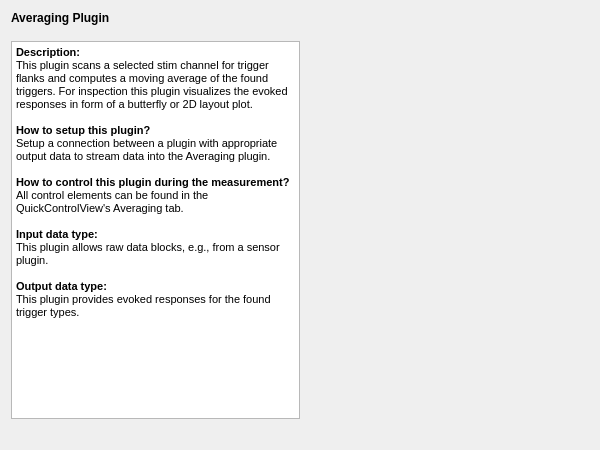
<?xml version="1.0" encoding="UTF-8"?>
<ui version="4.0">
 <class>AveragingSetupWidgetClass</class>
 <widget class="QWidget" name="AveragingSetupWidgetClass">
  <property name="geometry">
   <rect>
    <x>0</x>
    <y>0</y>
    <width>600</width>
    <height>450</height>
   </rect>
  </property>
  <property name="windowTitle">
   <string>DummySetupWidget</string>
  </property>
  <layout class="QVBoxLayout" name="verticalLayout">
   <item>
    <widget class="QLabel" name="label">
     <property name="font">
      <font>
       <weight>75</weight>
       <bold>true</bold>
      </font>
     </property>
     <property name="text">
      <string>Averaging Plugin</string>
     </property>
    </widget>
   </item>
   <item>
    <spacer name="verticalSpacer">
     <property name="orientation">
      <enum>Qt::Vertical</enum>
     </property>
     <property name="sizeType">
      <enum>QSizePolicy::Fixed</enum>
     </property>
     <property name="sizeHint" stdset="0">
      <size>
       <width>20</width>
       <height>10</height>
      </size>
     </property>
    </spacer>
   </item>
   <item>
    <layout class="QGridLayout" name="m_qGridLayout_main">
     <item row="0" column="1">
      <spacer name="horizontalSpacer">
       <property name="orientation">
        <enum>Qt::Horizontal</enum>
       </property>
       <property name="sizeHint" stdset="0">
        <size>
         <width>40</width>
         <height>20</height>
        </size>
       </property>
      </spacer>
     </item>
     <item row="1" column="0">
      <spacer name="m_qHorizontalSpacer_About">
       <property name="orientation">
        <enum>Qt::Horizontal</enum>
       </property>
       <property name="sizeHint" stdset="0">
        <size>
         <width>40</width>
         <height>20</height>
        </size>
       </property>
      </spacer>
     </item>
     <item row="0" column="0">
      <widget class="QTextBrowser" name="textBrowser">
       <property name="html">
        <string>&lt;!DOCTYPE HTML PUBLIC &quot;-//W3C//DTD HTML 4.0//EN&quot; &quot;http://www.w3.org/TR/REC-html40/strict.dtd&quot;&gt;
&lt;html&gt;&lt;head&gt;&lt;meta name=&quot;qrichtext&quot; content=&quot;1&quot; /&gt;&lt;style type=&quot;text/css&quot;&gt;
p, li { white-space: pre-wrap; }
&lt;/style&gt;&lt;/head&gt;&lt;body style=&quot; font-family:'MS Shell Dlg 2'; font-size:8.25pt; font-weight:400; font-style:normal;&quot;&gt;
&lt;p style=&quot; margin-top:0px; margin-bottom:0px; margin-left:0px; margin-right:0px; -qt-block-indent:0; text-indent:0px;&quot;&gt;&lt;span style=&quot; font-weight:600;&quot;&gt;Description:&lt;/span&gt;&lt;/p&gt;
&lt;p style=&quot; margin-top:0px; margin-bottom:0px; margin-left:0px; margin-right:0px; -qt-block-indent:0; text-indent:0px;&quot;&gt;This plugin scans a selected stim channel for trigger flanks and computes a moving average of the found triggers. For inspection this plugin visualizes the evoked responses in form of a butterfly or 2D layout plot.&lt;/p&gt;
&lt;p style=&quot;-qt-paragraph-type:empty; margin-top:0px; margin-bottom:0px; margin-left:0px; margin-right:0px; -qt-block-indent:0; text-indent:0px;&quot;&gt;&lt;br /&gt;&lt;/p&gt;
&lt;p style=&quot; margin-top:0px; margin-bottom:0px; margin-left:0px; margin-right:0px; -qt-block-indent:0; text-indent:0px;&quot;&gt;&lt;span style=&quot; font-weight:600;&quot;&gt;How to setup this plugin?&lt;/span&gt;&lt;/p&gt;
&lt;p style=&quot; margin-top:0px; margin-bottom:0px; margin-left:0px; margin-right:0px; -qt-block-indent:0; text-indent:0px;&quot;&gt;Setup a connection between a plugin with appropriate output data to stream data into the Averaging plugin.&lt;/p&gt;
&lt;p style=&quot;-qt-paragraph-type:empty; margin-top:0px; margin-bottom:0px; margin-left:0px; margin-right:0px; -qt-block-indent:0; text-indent:0px;&quot;&gt;&lt;br /&gt;&lt;/p&gt;
&lt;p style=&quot; margin-top:0px; margin-bottom:0px; margin-left:0px; margin-right:0px; -qt-block-indent:0; text-indent:0px;&quot;&gt;&lt;span style=&quot; font-weight:600;&quot;&gt;How to control this plugin during the measurement?&lt;/span&gt;&lt;/p&gt;
&lt;p style=&quot; margin-top:0px; margin-bottom:0px; margin-left:0px; margin-right:0px; -qt-block-indent:0; text-indent:0px;&quot;&gt;All control elements can be found in the QuickControlView's Averaging tab.&lt;/p&gt;
&lt;p style=&quot;-qt-paragraph-type:empty; margin-top:0px; margin-bottom:0px; margin-left:0px; margin-right:0px; -qt-block-indent:0; text-indent:0px;&quot;&gt;&lt;br /&gt;&lt;/p&gt;
&lt;p style=&quot; margin-top:0px; margin-bottom:0px; margin-left:0px; margin-right:0px; -qt-block-indent:0; text-indent:0px;&quot;&gt;&lt;span style=&quot; font-weight:600;&quot;&gt;Input data type:&lt;/span&gt;&lt;/p&gt;
&lt;p style=&quot; margin-top:0px; margin-bottom:0px; margin-left:0px; margin-right:0px; -qt-block-indent:0; text-indent:0px;&quot;&gt;This plugin allows raw data blocks, e.g., from a sensor plugin.&lt;/p&gt;
&lt;p style=&quot;-qt-paragraph-type:empty; margin-top:0px; margin-bottom:0px; margin-left:0px; margin-right:0px; -qt-block-indent:0; text-indent:0px;&quot;&gt;&lt;br /&gt;&lt;/p&gt;
&lt;p style=&quot; margin-top:0px; margin-bottom:0px; margin-left:0px; margin-right:0px; -qt-block-indent:0; text-indent:0px;&quot;&gt;&lt;span style=&quot; font-weight:600;&quot;&gt;Output data type:&lt;/span&gt;&lt;/p&gt;
&lt;p style=&quot; margin-top:0px; margin-bottom:0px; margin-left:0px; margin-right:0px; -qt-block-indent:0; text-indent:0px;&quot;&gt;This plugin provides evoked responses for the found trigger types.&lt;/p&gt;
&lt;p style=&quot;-qt-paragraph-type:empty; margin-top:0px; margin-bottom:0px; margin-left:0px; margin-right:0px; -qt-block-indent:0; text-indent:0px;&quot;&gt;&lt;br /&gt;&lt;/p&gt;&lt;/body&gt;&lt;/html&gt;</string>
       </property>
      </widget>
     </item>
    </layout>
   </item>
  </layout>
 </widget>
 <layoutdefault spacing="6" margin="11"/>
 <resources/>
 <connections/>
</ui>
